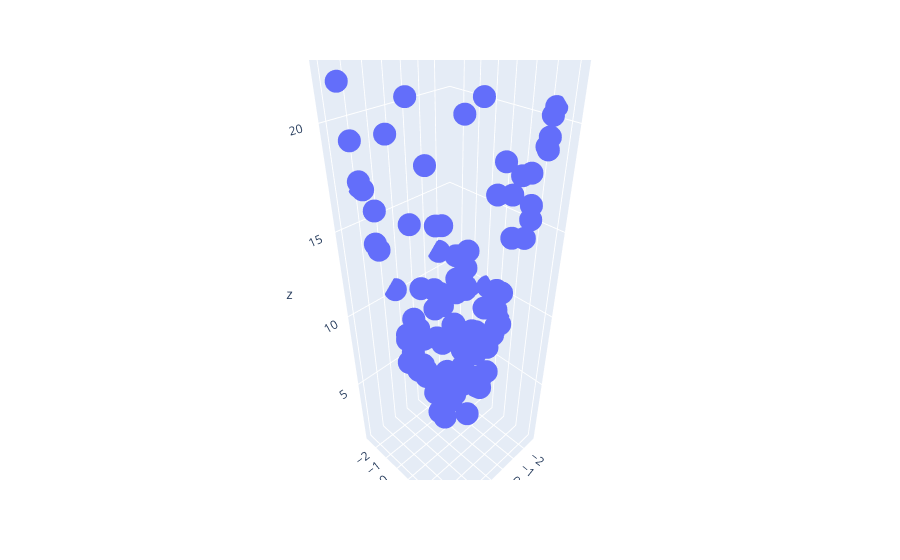

Notebook code cell kept with this figure:
### Code cell
# Visualize the data in 3D
fig = px.scatter_3d(x=x.ravel(), y=y.ravel(), z=z.ravel())
fig.show()
